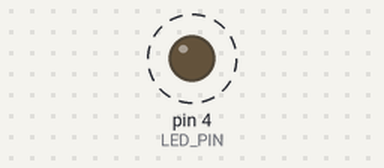
Bench run of a sketch on a simulated Arduino Uno, built with avr-gcc and run on an emulated ATmega328P. Parts: output pins drawn as LEDs (lit = HIGH). Dashed ring = blinking.

Above: at 0.5 s.
Timing chart, 0 to 4.6 s (numbered marks = the images above):
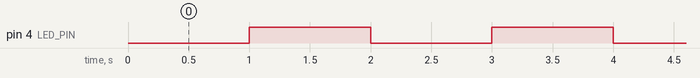

Measured:
- by itself, pin 4 (LED_PIN): alternates HIGH for 1.0 s and LOW for 1.0 s

The sketch:

Example_1.ino
```cpp
#define LED_PIN 4


void setup() {
  // put your setup code here, to run once:
  pinMode(LED_PIN, OUTPUT);
}

void loop() {
  // put your main code here, to run repeatedly:
  digitalWrite(LED_PIN, LOW);
  delay(1000);
  digitalWrite(LED_PIN, HIGH);
  delay(1000);


}
```
